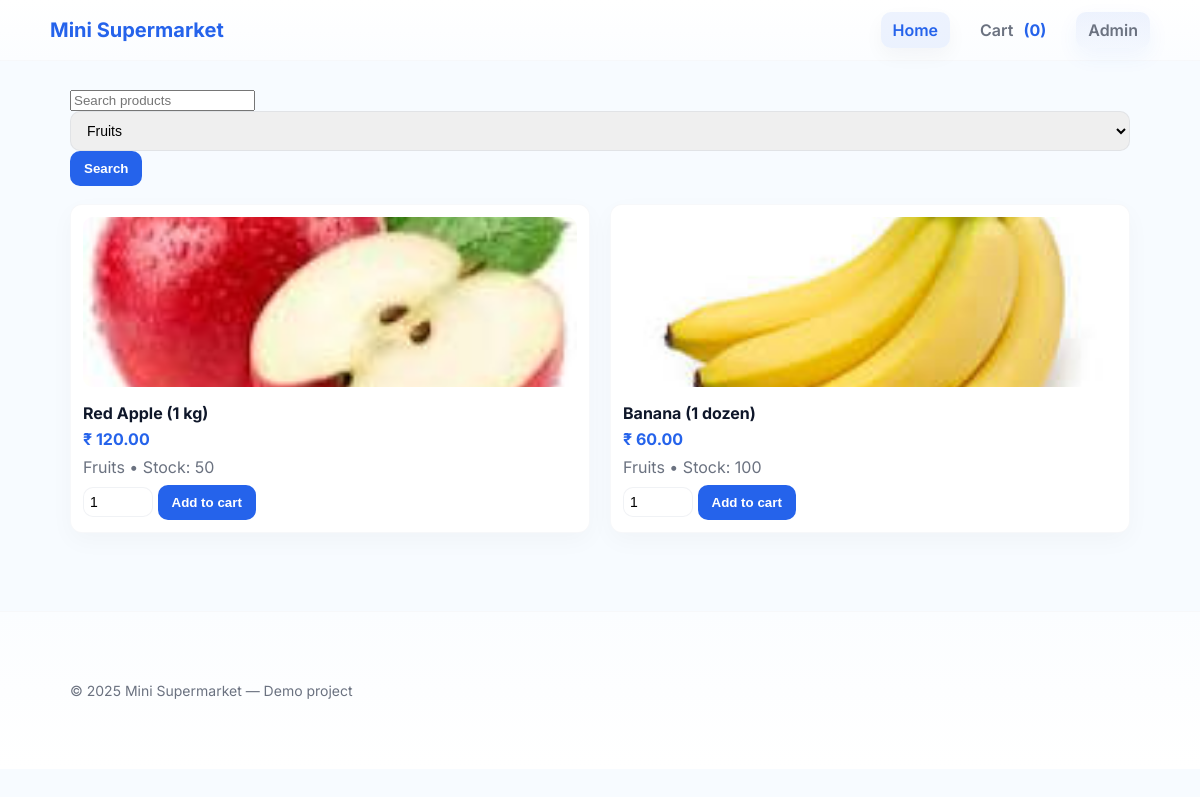
Screenshot of /index.php?category=Fruits with the database file from the repository.
### tables this page shows
CREATE TABLE IF NOT EXISTS products (
  id INT AUTO_INCREMENT PRIMARY KEY,
  name VARCHAR(150) NOT NULL,
  category VARCHAR(100),
  description TEXT,
  price DECIMAL(10,2) NOT NULL,
  image VARCHAR(255),
  stock INT DEFAULT 0
);

### index.php (the view, shortened to what this page needs)
<?php
require 'inc/config.php';
include 'inc/header.php';
$search = trim($_GET['q'] ?? '');
$cat = trim($_GET['category'] ?? '');
$sql = "SELECT * FROM products WHERE 1";
$params = [];
if ($cat !== '') {
  $sql .= " AND category = :cat";
  $params[':cat'] = $cat;
}
$stmt = $pdo->prepare($sql);
$stmt->execute($params);
$products = $stmt->fetchAll();
$cstmt = $pdo->query("SELECT DISTINCT category FROM products");
$cats = $cstmt->fetchAll(PDO::FETCH_COLUMN);
?>
<section>
  <form method="get" style="margin-bottom:12px">
    <input name="q" placeholder="Search products" value="<?=htmlspecialchars($search)?>">
    <select name="category">
      <?php foreach($cats as $c): ?>
        <option value="<?=htmlspecialchars($c)?>" <?= $c === $cat ? 'selected' : '' ?>><?=htmlspecialchars($c)?></option>
      <?php endforeach; ?>
    </select>
    <button class="btn">Search</button>
  </form>
  <div class="products">
    <?php foreach($products as $p): ?>
      <div class="product">
        <a href="product.php?id=<?= $p['id'] ?>">
          <img src="assets/img/<?= htmlspecialchars($p['image']) ?>" alt="<?= htmlspecialchars($p['name']) ?>">
        </a>
        <h4><?= htmlspecialchars($p['name']) ?></h4>
        <div class="price">₹ <?= number_format($p['price'],2) ?></div>
        <p style="color:var(--muted);margin:8px 0"><?= htmlspecialchars($p['category']) ?> • Stock: <?= (int)$p['stock'] ?></p>
        <form method="post" action="cart.php">
          <input type="number" name="qty" value="1" min="1" max="<?= (int)$p['stock'] ?>" style="width:70px;padding:6px">
          <button class="btn" name="add_to_cart" <?= $p['stock'] <= 0 ? 'disabled' : '' ?>>Add to cart</button>
        </form>
      </div>
    <?php endforeach; ?>
  </div>
</section>
<?php include 'inc/footer.php'; ?>

### assets/css/style.css (style rules this page uses)
:root { --accent:#2563eb; --accent-2:#1e40af; --muted:#6b7280; --bg:#f7fbff; --card:#fff; --surface:#fbfdff; --container:1100px; --radius:12px; }
* { box-sizing:border-box }
html,body { height:100% }
body { margin:0; font-family:"Inter", system-ui, -apple-system, "Segoe UI", Roboto, Arial; color:#0f172a; background:var(--bg); -webkit-font-smoothing:antialiased; }
.products { display:grid;grid-template-columns:repeat(auto-fit,minmax(240px,1fr));gap:20px;margin-top:18px }
.product { background:var(--card);border-radius:12px;padding:12px;border:1px solid rgba(14,47,90,0.03);box-shadow:0 8px 24px rgba(16,24,40,0.03);display:flex;flex-direction:column }
.product img { width:100%;height:170px;object-fit:cover;border-radius:10px }
.product h4 { margin:12px 0 6px 0;font-size:16px }
.price { font-weight:700;color:var(--accent);margin-top:auto }
.btn { background:var(--accent);color:#fff;padding:10px 14px;border-radius:10px;border:none;font-weight:700;cursor:pointer }
input[type="text"], input[type="email"], input[type="number"], textarea, select { width:100%;padding:10px 12px;border-radius:10px;border:1px solid rgba(14,47,90,0.06);font-size:14px;outline:none; }

### rows the page displays
products: image (picture), name "Red Apple (1 kg)", price "120.00", category "Fruits", stock "50"
products: image (picture), name "Banana (1 dozen)", price "60.00", category "Fruits", stock "100"

### other values shown
array_sum($_SESSION['cart'] ?? []) ?: 0 "0"
form field category "Fruits"
